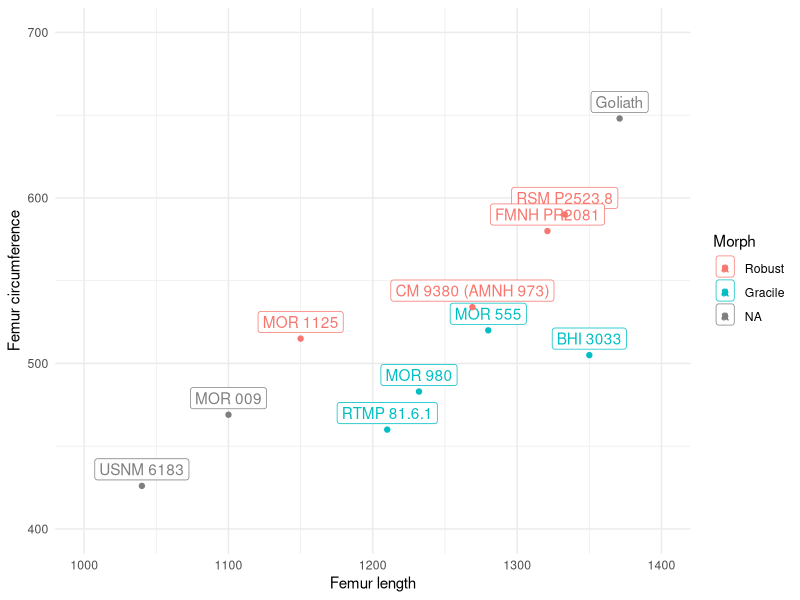
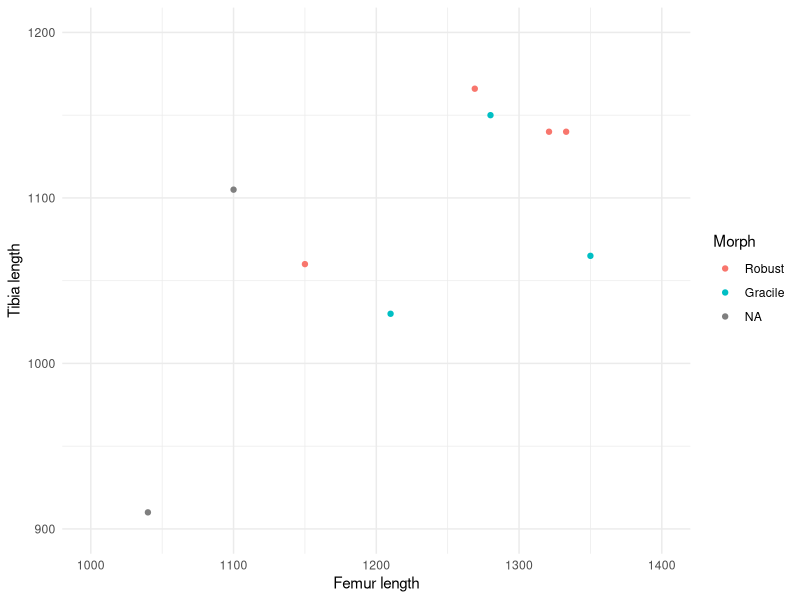
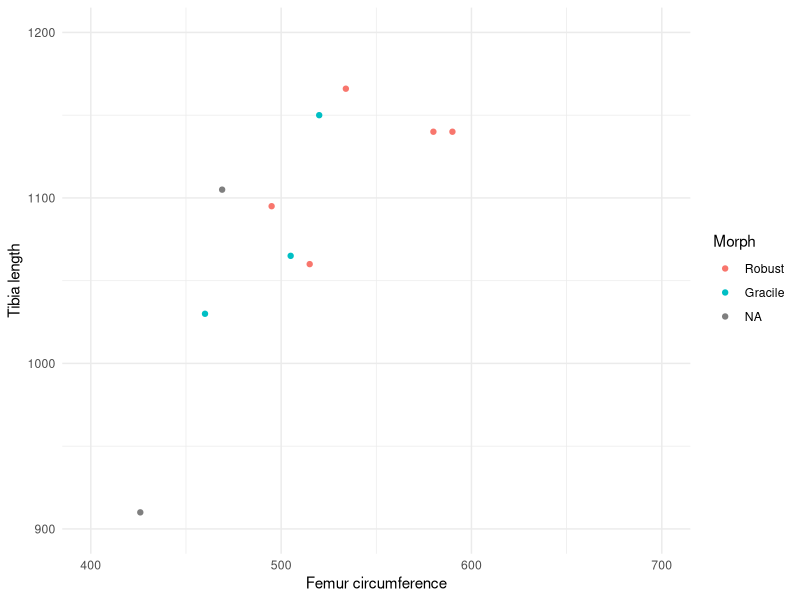

These figures' R source, in order:
## ---- chunk 1
#| label: tbl-dataset
#| tbl-cap: T. rex bone measurements in millimetres (Table 1 from Persons et al 2019).
#| code-fold: true
#| warning: false
library(tidyverse)
library(knitr)

t.rex <- read_tsv("t.rex-persons.tsv", col_types = "ccnnnnnnnnnnnnnnn") |>
  rename(Specimen = Specimens) |>
  mutate(Morph = factor(Morph, levels = c("Robust", "Gracile")))

kable(t.rex, format.args = list(decimal.mark = ".", big.mark = ","))
## ---- chunk 2
#| label: tbl-goliath
#| tbl-cap: Reported measurements for the Goliath specimen.
#| code-fold: true
#| warning: false
campione.body.mass.kg <- function(min.femoral.circ.mm) 10**((2.754 * log10(min.femoral.circ.mm) - 0.683) - 3)

goliath <- read_tsv("t.rex-goliath.tsv", col_types = "ccnnnnnnnnnnnnnnn") |>
  mutate(
    Morph = factor(Morph, levels = c("Robust", "Gracile")),
    `Body mass (kg)` = campione.body.mass.kg(`Femur circumference`)
  )

t.rex <- bind_rows(t.rex, goliath)
kable(select(goliath, Specimen, `Femur length`, `Femur circumference`, `Body mass (kg)`))
## ---- chunk 3
#| label: fig-femurs
#| fig-cap: Femur circumference and length for T. rex specimens.
#| code-fold: true
ggplot(t.rex) +
  aes(x = `Femur length`, y = `Femur circumference`, colour = Morph, label = Specimen) +
  geom_label(nudge_y = 10, na.rm = TRUE) +
  geom_point(na.rm = TRUE) +
  scale_x_continuous(limits = c(1000, 1400)) +
  scale_y_continuous(limits = c(400, 700)) +
  theme_minimal()
## ---- chunk 4
#| label: fig-tibias-femur-length
#| fig-cap: Femur length and tibia length for T. rex specimens.
#| code-fold: true
#| warning: false

ggplot(t.rex) +
  aes(x = `Femur length`, y = `Tibia length`, colour = Morph) +
  geom_point() +
  scale_x_continuous(limits = c(1000, 1400)) +
  scale_y_continuous(limits = c(900, 1200)) +
  theme_minimal()
## ---- chunk 5
#| label: fig-tibias-femur-circumference
#| fig-cap: Femur circumference and tibia length for T. rex specimens.
#| code-fold: true
#| warning: false

ggplot(t.rex) +
  aes(x = `Femur circumference`, y = `Tibia length`, colour = Morph) +
  geom_point() +
  scale_x_continuous(limits = c(400, 700)) +
  scale_y_continuous(limits = c(900, 1200)) +
  theme_minimal()
## ---- chunk 6
#| label: lm
reg <- lm(`Femur length` ~ `Femur circumference` * `Body mass (kg)` + `Tibia length`, data = t.rex, subset = !is.na(t.rex$`Tibia length`) & !is.na(`Femur length`))
summary(reg)
## ---- chunk 7
#| label: tbl-with-pred
#| tbl-cap: Imputed femur length for RTMP 81.12.1.
#| code-fold: true

preds <- predict(reg, newdata = t.rex)

t.rex |>
  mutate(`Femur length` = coalesce(`Femur length`, preds)) |>
  select(`Specimen`, `Morph`, `Femur length`, `Femur circumference`, `Tibia length`, `Body mass (kg)`) |>
  kable()
